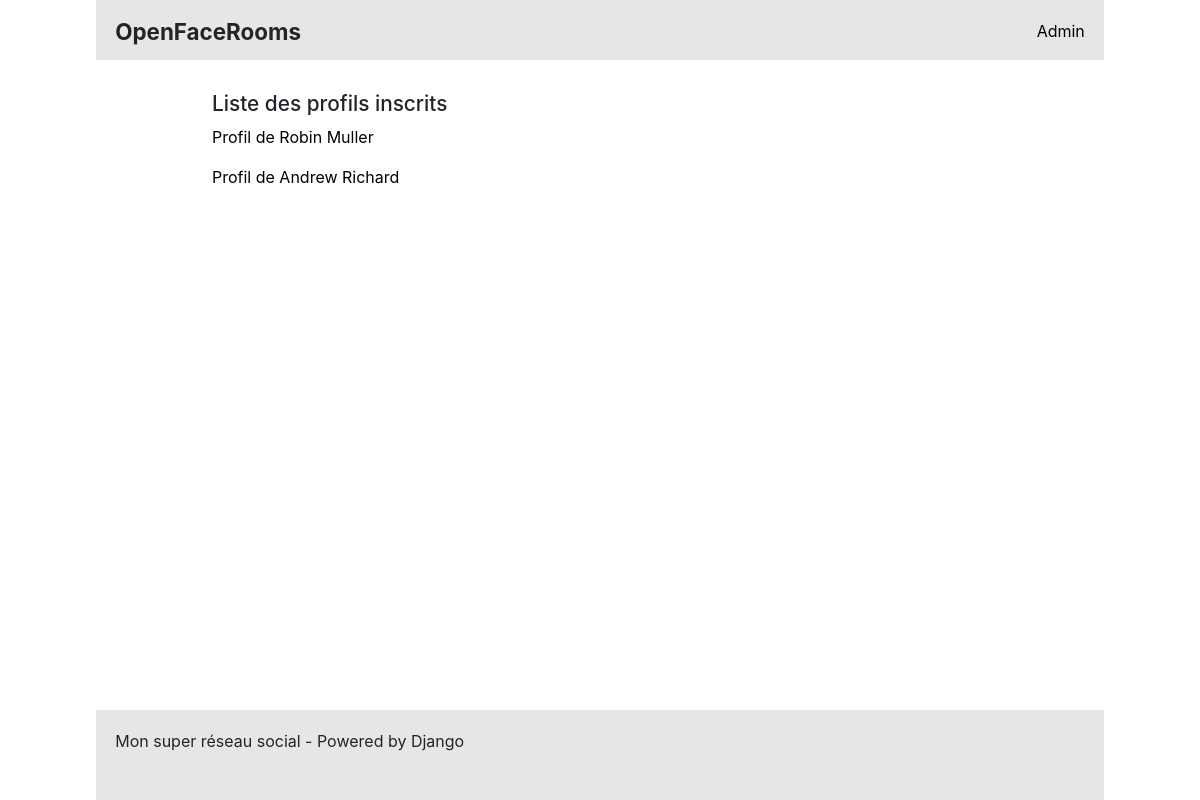
Page /profiles/ on the earlier database version.
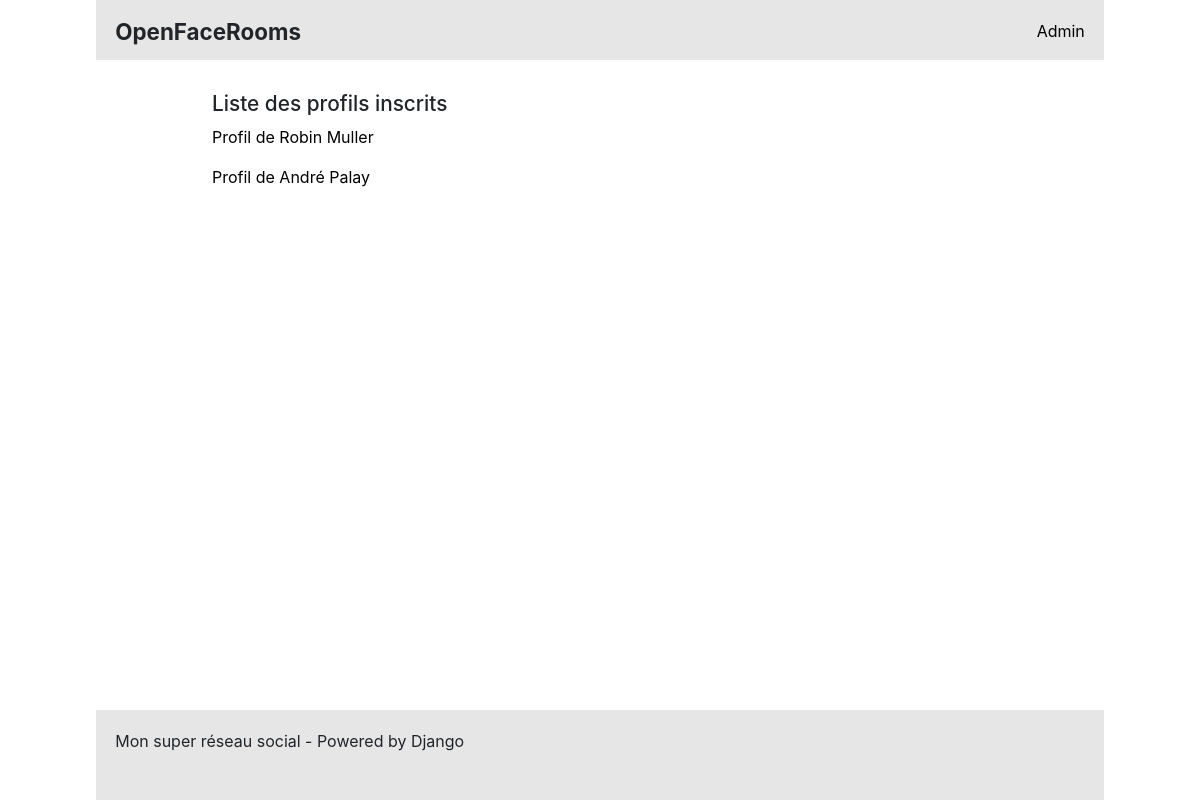
Same page on the later database version.
### social/models.py (models this page shows)
class Profile(models.Model):
    firstname = models.CharField(max_length=100)
    lastname  = models.CharField(max_length=100)
    user      = models.ForeignKey(User, on_delete=models.CASCADE) #Todo manage User model
    date      = models.DateTimeField(default=timezone.now, verbose_name="Date de création")
    class Meta:
        verbose_name="Profil"
    def __str__(self):
        return "Profil de {} {}".format(self.firstname, self.lastname)

### social/views.py (the view)
# urls.py: path('profiles/', views.list_profiles, name='list_profiles'),
def list_profiles(request):
    profiles = Profile.objects.all()
    return render(request, 'social/list_profiles.html', locals())

### social/templates/social/list_profiles.html
{% extends "base.html" %}
{% block content%}
	<h2>Liste des profils inscrits</h2>
	{% for profile in profiles %}
		<p><a href="{% url "show_profile" profile.id %}">{{ profile }}</a></p>
	{% endfor %}
{% endblock%}

Differences in the rows shown:
changed Profile: firstname+lastname "Profil de Andrew Richard" → "Profil de André Palay"
